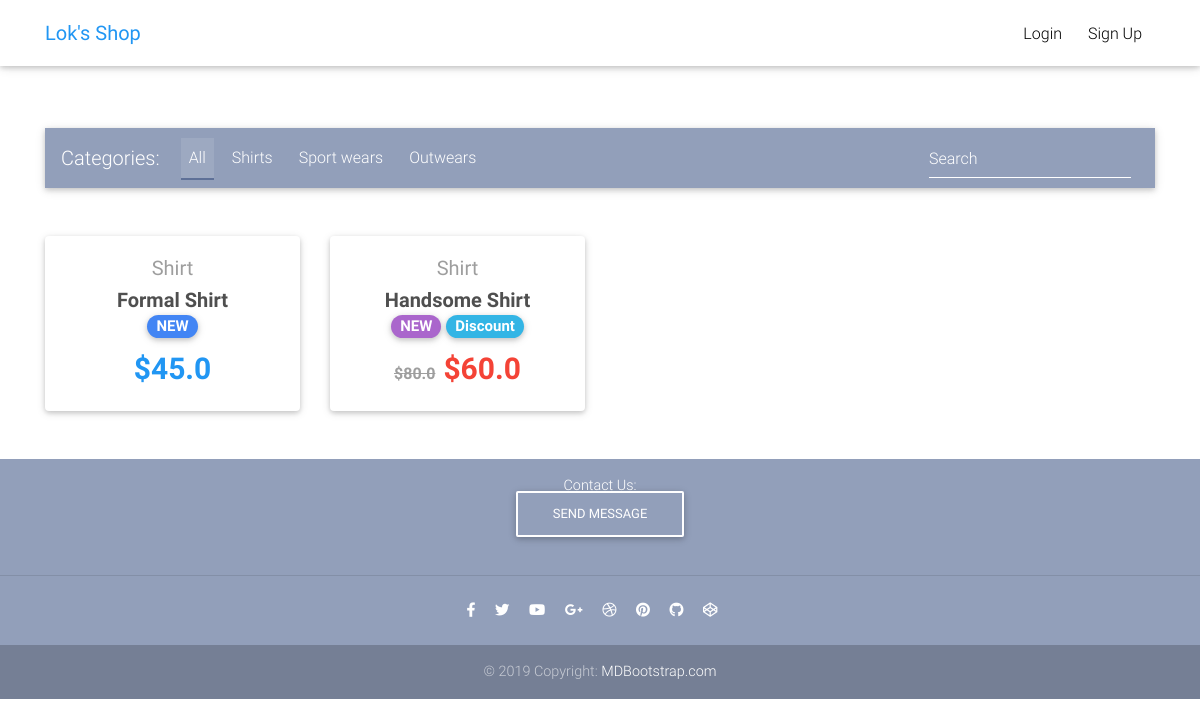
The app's page /, older data.
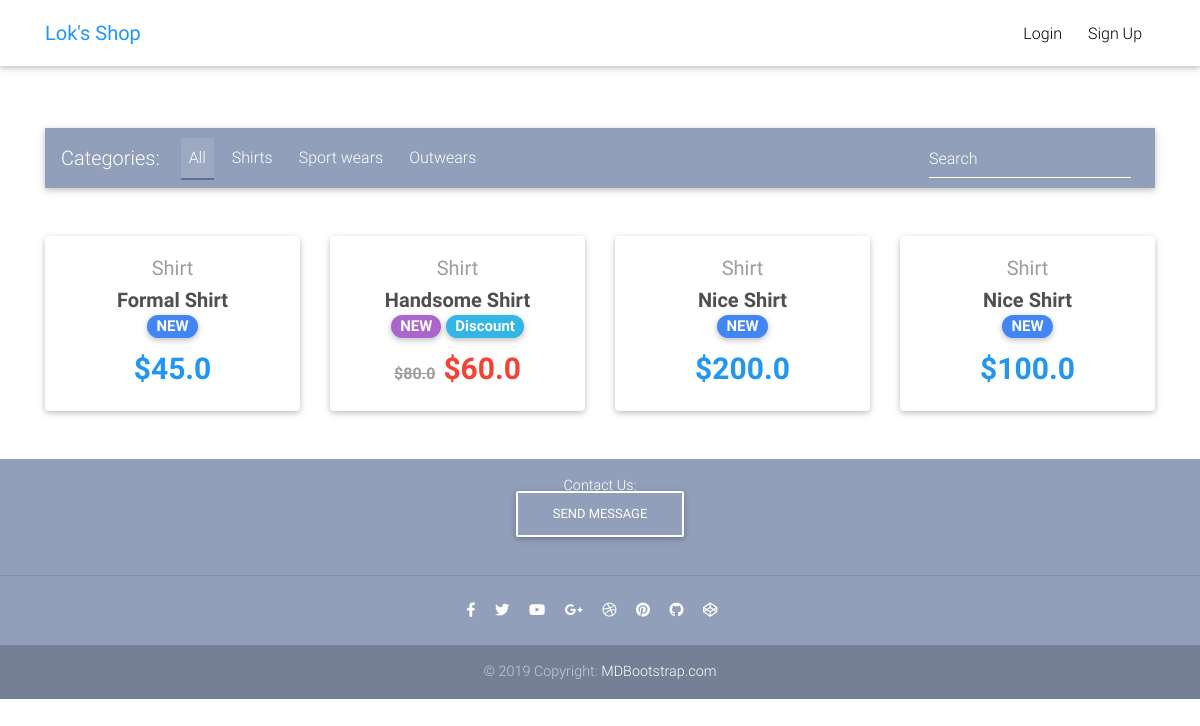
The same page, newer data.
### core/models.py (models this page shows, shortened)
class Item(models.Model):
    title = models.CharField(max_length = 100)
    price = models.FloatField(default=0)
    discount_price = models.FloatField(blank=True, null = True)
    category = models.CharField(choices=CATEGORY_CHOICES, max_length = 2)
    label = models.CharField(choices=LABEL_CHOICES, max_length = 1)
    slug = models.SlugField(blank = True, null = True, unique = True)
    description = models.TextField()
    def get_absolute_url(self):
        return reverse("core:product", kwargs={
            'slug': self.slug
        })

### core/views.py (the view, shortened to what this page needs)
# urls.py: path('', HomeView.as_view(), name='home'),
class HomeView(ListView):
    model = Item
    paginate_by = 20
    template_name = "home.html"

### templates/home.html (shortened to what this page needs)
{% extends "base.html" %}
{% load static %}
{% block content %}
  <div class="container pt-3">
    <nav class="navbar navbar-expand-lg navbar-dark mdb-color lighten-3 mt-3 mb-5">
      <span class="navbar-brand">Categories:</span>
      <div class="collapse navbar-collapse" id="basicExampleNav">
        <ul class="navbar-nav mr-auto">
          <li class="nav-item category-nav-item active">
            <a class="nav-link" href="#">
              <span class="clearfix d-none d-sm-inline-block"> All </span>
            </a>
          </li>
          <li class="nav-item category-nav-item">
            <a class="nav-link" href="#">
              <span class="clearfix d-none d-sm-inline-block"> Shirts </span>
            </a>
          </li>
          <li class="nav-item category-nav-item">
            <a class="nav-link" href="#">
              <span class="clearfix d-none d-sm-inline-block"> Sport wears </span>
            </a>
          </li>
          <li class="nav-item category-nav-item">
            <a class="nav-link" href="#">
              <span class="clearfix d-none d-sm-inline-block"> Outwears </span>
            </a>
          </li>
        </ul>
        <form class="form-inline">
          <div class="md-form my-0">
            <input class="form-control mr-sm-2" type="text" placeholder="Search" aria-label="Search">
          </div>
        </form>
      </div>
    </nav>
    <section class="text-center mb-4">
      <div class="row wow fadeIn">
        {% for item in object_list %}
        <div class="col-lg-3 col-md-6 mb-4">
          <div class="card">
            <div class="card-body text-center">
              <a href="" class="grey-text">
                <h5>{{ item.get_category_display}}</h5>
              </a>
              <h5>
                <strong>
                  <a href="{{ item.get_absolute_url }}" class="dark-grey-text">{{ item.title }}
                  <br>
                    <span class="badge badge-pill {{ item.get_label_display }}-color">NEW</span>
                    {% if item.discount_price %}
                      <span class="badge badge-pill info-color">Discount</span>
                    {% endif %}
                  </a>
                </strong>
              </h5>
              {% if item.discount_price %}
                <span class="font-weight-bold grey-text mr-1">
                  <del>${{ item.price }}</del>
                </span>
                <span class="font-weight-bold red-text" style="font-size:30px;">
                  ${{ item.discount_price }}
                </span>
              {% else %}
                <span class="font-weight-bold blue-text" style="font-size:30px;">
                  <strong>
                    ${{ item.price }}
                  </strong>
                </span>
              {% endif %}
            </div>
          </div>
        </div>
        {% endfor %}
      </div>
    </section>
  </div>
{% endblock content %}

Row changes from the older to the newer data that the page shows:
added Item: category "Shirt", title "Nice Shirt", price "200.0"
added Item: category "Shirt", title "Nice Shirt", price "100.0"
